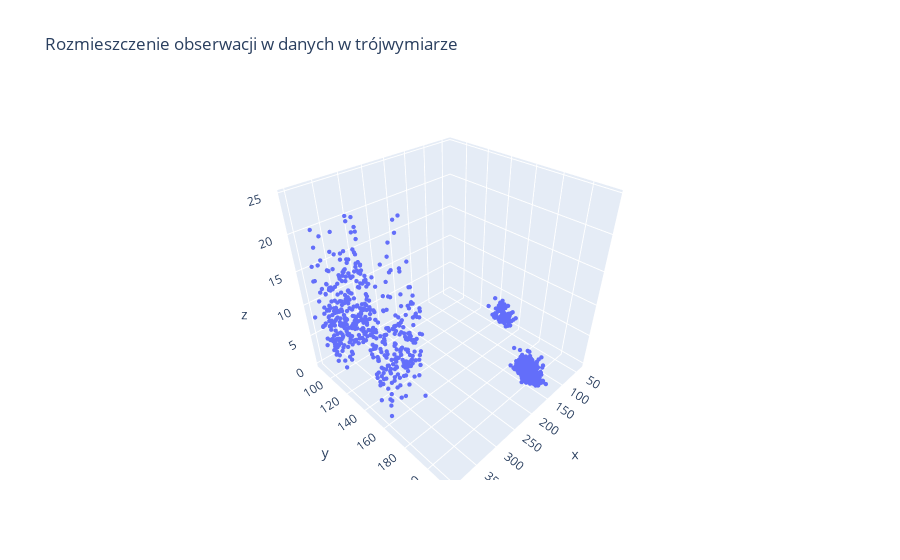

The code cell stored with this chart in its notebook:
### Markdown cell above
Dane składają się z 1000 obserwacji reprezentowanych w trzech wymiarach.

# Prezentacja danych

W przygotowaniu strony graficznej posłużyłem się biblioteką Plotly, która świetnie się przedstawia w prezentacji trójwymiarowej.

### Code cell
fig = go.Figure(data = [go.Scatter3d(x = data['X1'], y = data['X2'], z = data['X3'],
                              mode = 'markers', marker = dict(size = 1.5))])
fig.update_layout(title = 'Rozmieszczenie obserwacji w danych w trójwymiarze')

### Figure 1 — Plotly figure (JSON) as saved in the notebook; plotly's stock layout.template omitted (floating-point values rounded to 4 significant figures; data arrays with more than 128 entries replaced by an {"elided": "..."} marker saying what was removed)
{"data": [{"marker": {"size": 1.5}, "mode": "markers", "type": "scatter3d", "x": {"elided": "1000 float values"}, "y": {"elided": "1000 float values"}, "z": {"elided": "1000 float values"}}], "layout": {"title": {"text": "Rozmieszczenie obserwacji w danych w trójwymiarze"}}}
